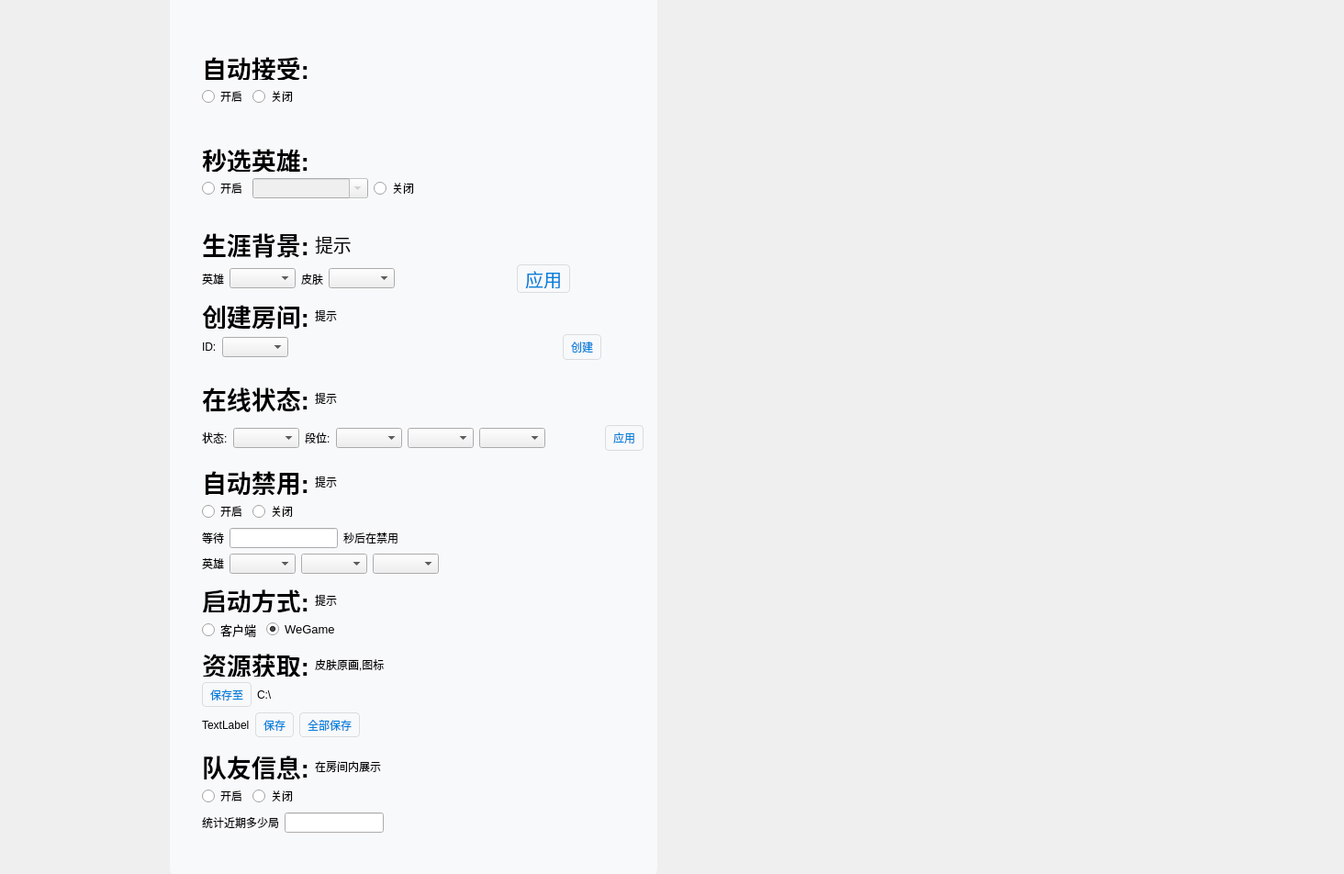
<?xml version="1.0" encoding="UTF-8"?>
<ui version="4.0">
 <class>widget</class>
 <widget class="QWidget" name="widget">
  <property name="geometry">
   <rect>
    <x>0</x>
    <y>0</y>
    <width>1464</width>
    <height>952</height>
   </rect>
  </property>
  <property name="windowTitle">
   <string>Form</string>
  </property>
  <widget class="QWidget" name="widget_2" native="true">
   <property name="enabled">
    <bool>true</bool>
   </property>
   <property name="geometry">
    <rect>
     <x>180</x>
     <y>-30</y>
     <width>541</width>
     <height>991</height>
    </rect>
   </property>
   <property name="styleSheet">
    <string notr="true">
QWidget#widget_2{
background-color:#f8f9fa;
border-radius:10px;
border: 5px, white;
margin: 5px;
}
QPushButton {
    color: #0081db;
    border: 1px solid #dadce0;
    padding: 4px 8px;
    border-radius: 4px;
}
QPushButton:!window {
    background: transparent;
}


</string>
   </property>
   <widget class="QWidget" name="">
    <property name="geometry">
     <rect>
      <x>40</x>
      <y>190</y>
      <width>261</width>
      <height>57</height>
     </rect>
    </property>
    <layout class="QVBoxLayout" name="verticalLayout_5">
     <item>
      <widget class="QLabel" name="label_9">
       <property name="font">
        <font>
         <pointsize>20</pointsize>
         <weight>75</weight>
         <bold>true</bold>
        </font>
       </property>
       <property name="text">
        <string>秒选英雄:</string>
       </property>
      </widget>
     </item>
     <item>
      <layout class="QHBoxLayout" name="horizontalLayout_6">
       <item>
        <widget class="QRadioButton" name="radioButton_5">
         <property name="text">
          <string>开启</string>
         </property>
        </widget>
       </item>
       <item>
        <widget class="QComboBox" name="herolist">
         <property name="enabled">
          <bool>false</bool>
         </property>
         <property name="contextMenuPolicy">
          <enum>Qt::ActionsContextMenu</enum>
         </property>
         <property name="editable">
          <bool>true</bool>
         </property>
         <property name="currentText">
          <string/>
         </property>
         <property name="sizeAdjustPolicy">
          <enum>QComboBox::AdjustToMinimumContentsLength</enum>
         </property>
         <property name="minimumContentsLength">
          <number>12</number>
         </property>
        </widget>
       </item>
       <item>
        <widget class="QRadioButton" name="radioButton_6">
         <property name="text">
          <string>关闭</string>
         </property>
        </widget>
       </item>
       <item>
        <spacer name="horizontalSpacer_4">
         <property name="orientation">
          <enum>Qt::Horizontal</enum>
         </property>
         <property name="sizeHint" stdset="0">
          <size>
           <width>40</width>
           <height>20</height>
          </size>
         </property>
        </spacer>
       </item>
      </layout>
     </item>
    </layout>
   </widget>
   <widget class="QWidget" name="">
    <property name="geometry">
     <rect>
      <x>40</x>
      <y>360</y>
      <width>435</width>
      <height>62</height>
     </rect>
    </property>
    <layout class="QVBoxLayout" name="verticalLayout_6">
     <item>
      <layout class="QHBoxLayout" name="horizontalLayout_8">
       <item>
        <widget class="QLabel" name="label_10">
         <property name="font">
          <font>
           <pointsize>20</pointsize>
           <weight>75</weight>
           <bold>true</bold>
          </font>
         </property>
         <property name="text">
          <string>创建房间:</string>
         </property>
        </widget>
       </item>
       <item>
        <widget class="QLabel" name="label_11">
         <property name="text">
          <string>提示</string>
         </property>
        </widget>
       </item>
       <item>
        <spacer name="horizontalSpacer_6">
         <property name="orientation">
          <enum>Qt::Horizontal</enum>
         </property>
         <property name="sizeHint" stdset="0">
          <size>
           <width>40</width>
           <height>20</height>
          </size>
         </property>
        </spacer>
       </item>
      </layout>
     </item>
     <item>
      <layout class="QHBoxLayout" name="horizontalLayout_7">
       <item>
        <widget class="QLabel" name="label_12">
         <property name="text">
          <string>ID:</string>
         </property>
        </widget>
       </item>
       <item>
        <widget class="QComboBox" name="comboBox_3"/>
       </item>
       <item>
        <spacer name="horizontalSpacer_5">
         <property name="orientation">
          <enum>Qt::Horizontal</enum>
         </property>
         <property name="sizeHint" stdset="0">
          <size>
           <width>40</width>
           <height>20</height>
          </size>
         </property>
        </spacer>
       </item>
       <item>
        <widget class="QPushButton" name="pushButton_3">
         <property name="text">
          <string>创建</string>
         </property>
        </widget>
       </item>
      </layout>
     </item>
    </layout>
   </widget>
   <widget class="QWidget" name="">
    <property name="geometry">
     <rect>
      <x>40</x>
      <y>440</y>
      <width>481</width>
      <height>81</height>
     </rect>
    </property>
    <layout class="QVBoxLayout" name="verticalLayout_7">
     <item>
      <layout class="QHBoxLayout" name="horizontalLayout_9">
       <item>
        <widget class="QLabel" name="label_13">
         <property name="font">
          <font>
           <pointsize>20</pointsize>
           <weight>75</weight>
           <bold>true</bold>
          </font>
         </property>
         <property name="text">
          <string>在线状态:</string>
         </property>
        </widget>
       </item>
       <item>
        <widget class="QLabel" name="label_14">
         <property name="text">
          <string>提示</string>
         </property>
        </widget>
       </item>
       <item>
        <spacer name="horizontalSpacer_7">
         <property name="orientation">
          <enum>Qt::Horizontal</enum>
         </property>
         <property name="sizeHint" stdset="0">
          <size>
           <width>40</width>
           <height>20</height>
          </size>
         </property>
        </spacer>
       </item>
      </layout>
     </item>
     <item>
      <layout class="QHBoxLayout" name="horizontalLayout_10">
       <item>
        <widget class="QLabel" name="label_15">
         <property name="text">
          <string>状态:</string>
         </property>
        </widget>
       </item>
       <item>
        <widget class="QComboBox" name="comboBox_7"/>
       </item>
       <item>
        <widget class="QLabel" name="label_16">
         <property name="text">
          <string>段位:</string>
         </property>
        </widget>
       </item>
       <item>
        <widget class="QComboBox" name="comboBox_4"/>
       </item>
       <item>
        <widget class="QComboBox" name="comboBox_5"/>
       </item>
       <item>
        <widget class="QComboBox" name="comboBox_6"/>
       </item>
       <item>
        <spacer name="horizontalSpacer_8">
         <property name="orientation">
          <enum>Qt::Horizontal</enum>
         </property>
         <property name="sizeHint" stdset="0">
          <size>
           <width>40</width>
           <height>20</height>
          </size>
         </property>
        </spacer>
       </item>
       <item>
        <widget class="QPushButton" name="pushButton_4">
         <property name="text">
          <string>应用</string>
         </property>
        </widget>
       </item>
      </layout>
     </item>
    </layout>
   </widget>
   <widget class="QWidget" name="">
    <property name="geometry">
     <rect>
      <x>40</x>
      <y>540</y>
      <width>331</width>
      <height>115</height>
     </rect>
    </property>
    <layout class="QVBoxLayout" name="verticalLayout">
     <item>
      <layout class="QHBoxLayout" name="horizontalLayout_11">
       <item>
        <widget class="QLabel" name="label_4">
         <property name="font">
          <font>
           <pointsize>20</pointsize>
           <weight>75</weight>
           <bold>true</bold>
          </font>
         </property>
         <property name="text">
          <string>自动禁用:</string>
         </property>
        </widget>
       </item>
       <item>
        <widget class="QLabel" name="label_17">
         <property name="text">
          <string>提示</string>
         </property>
        </widget>
       </item>
       <item>
        <spacer name="horizontalSpacer_9">
         <property name="orientation">
          <enum>Qt::Horizontal</enum>
         </property>
         <property name="sizeHint" stdset="0">
          <size>
           <width>40</width>
           <height>20</height>
          </size>
         </property>
        </spacer>
       </item>
      </layout>
     </item>
     <item>
      <layout class="QHBoxLayout" name="horizontalLayout_14">
       <item>
        <widget class="QRadioButton" name="radioButton_7">
         <property name="text">
          <string>开启</string>
         </property>
        </widget>
       </item>
       <item>
        <widget class="QRadioButton" name="radioButton_8">
         <property name="text">
          <string>关闭</string>
         </property>
        </widget>
       </item>
       <item>
        <spacer name="horizontalSpacer_12">
         <property name="orientation">
          <enum>Qt::Horizontal</enum>
         </property>
         <property name="sizeHint" stdset="0">
          <size>
           <width>40</width>
           <height>20</height>
          </size>
         </property>
        </spacer>
       </item>
      </layout>
     </item>
     <item>
      <layout class="QHBoxLayout" name="horizontalLayout_12">
       <item>
        <widget class="QLabel" name="label_19">
         <property name="text">
          <string>等待</string>
         </property>
        </widget>
       </item>
       <item>
        <widget class="QLineEdit" name="lineEdit"/>
       </item>
       <item>
        <widget class="QLabel" name="label_20">
         <property name="text">
          <string>秒后在禁用</string>
         </property>
        </widget>
       </item>
       <item>
        <spacer name="horizontalSpacer_11">
         <property name="orientation">
          <enum>Qt::Horizontal</enum>
         </property>
         <property name="sizeHint" stdset="0">
          <size>
           <width>40</width>
           <height>20</height>
          </size>
         </property>
        </spacer>
       </item>
      </layout>
     </item>
     <item>
      <layout class="QHBoxLayout" name="horizontalLayout_13">
       <item>
        <widget class="QLabel" name="label_18">
         <property name="text">
          <string>英雄</string>
         </property>
        </widget>
       </item>
       <item>
        <widget class="QComboBox" name="comboBox_8"/>
       </item>
       <item>
        <widget class="QComboBox" name="comboBox_9"/>
       </item>
       <item>
        <widget class="QComboBox" name="comboBox_10"/>
       </item>
       <item>
        <spacer name="horizontalSpacer_10">
         <property name="orientation">
          <enum>Qt::Horizontal</enum>
         </property>
         <property name="sizeHint" stdset="0">
          <size>
           <width>40</width>
           <height>20</height>
          </size>
         </property>
        </spacer>
       </item>
      </layout>
     </item>
    </layout>
   </widget>
   <widget class="QWidget" name="">
    <property name="geometry">
     <rect>
      <x>40</x>
      <y>670</y>
      <width>220</width>
      <height>59</height>
     </rect>
    </property>
    <layout class="QVBoxLayout" name="verticalLayout_8">
     <item>
      <layout class="QHBoxLayout" name="horizontalLayout_2">
       <item>
        <widget class="QLabel" name="label">
         <property name="font">
          <font>
           <pointsize>20</pointsize>
           <weight>75</weight>
           <bold>true</bold>
          </font>
         </property>
         <property name="text">
          <string>启动方式:</string>
         </property>
        </widget>
       </item>
       <item>
        <widget class="QLabel" name="label_21">
         <property name="text">
          <string>提示</string>
         </property>
        </widget>
       </item>
       <item>
        <spacer name="horizontalSpacer_14">
         <property name="orientation">
          <enum>Qt::Horizontal</enum>
         </property>
         <property name="sizeHint" stdset="0">
          <size>
           <width>40</width>
           <height>20</height>
          </size>
         </property>
        </spacer>
       </item>
      </layout>
     </item>
     <item>
      <layout class="QHBoxLayout" name="horizontalLayout_15">
       <item>
        <widget class="QRadioButton" name="radioButton_2">
         <property name="font">
          <font>
           <pointsize>10</pointsize>
          </font>
         </property>
         <property name="text">
          <string>客户端</string>
         </property>
         <property name="iconSize">
          <size>
           <width>22</width>
           <height>16</height>
          </size>
         </property>
         <property name="checked">
          <bool>false</bool>
         </property>
         <property name="autoRepeat">
          <bool>false</bool>
         </property>
         <property name="autoExclusive">
          <bool>true</bool>
         </property>
         <property name="autoRepeatDelay">
          <number>100</number>
         </property>
         <property name="autoRepeatInterval">
          <number>10</number>
         </property>
        </widget>
       </item>
       <item>
        <widget class="QRadioButton" name="radioButton">
         <property name="font">
          <font>
           <pointsize>10</pointsize>
          </font>
         </property>
         <property name="text">
          <string>WeGame</string>
         </property>
         <property name="checkable">
          <bool>true</bool>
         </property>
         <property name="checked">
          <bool>true</bool>
         </property>
        </widget>
       </item>
       <item>
        <spacer name="horizontalSpacer_13">
         <property name="orientation">
          <enum>Qt::Horizontal</enum>
         </property>
         <property name="sizeHint" stdset="0">
          <size>
           <width>40</width>
           <height>20</height>
          </size>
         </property>
        </spacer>
       </item>
      </layout>
     </item>
    </layout>
   </widget>
   <widget class="QWidget" name="">
    <property name="geometry">
     <rect>
      <x>40</x>
      <y>740</y>
      <width>266</width>
      <height>93</height>
     </rect>
    </property>
    <layout class="QVBoxLayout" name="verticalLayout_3">
     <item>
      <layout class="QHBoxLayout" name="horizontalLayout_3">
       <item>
        <widget class="QLabel" name="label_22">
         <property name="font">
          <font>
           <pointsize>20</pointsize>
           <weight>75</weight>
           <bold>true</bold>
          </font>
         </property>
         <property name="text">
          <string>资源获取:</string>
         </property>
        </widget>
       </item>
       <item>
        <widget class="QLabel" name="label_23">
         <property name="text">
          <string>皮肤原画,图标</string>
         </property>
        </widget>
       </item>
       <item>
        <spacer name="horizontalSpacer_17">
         <property name="orientation">
          <enum>Qt::Horizontal</enum>
         </property>
         <property name="sizeHint" stdset="0">
          <size>
           <width>40</width>
           <height>20</height>
          </size>
         </property>
        </spacer>
       </item>
      </layout>
     </item>
     <item>
      <layout class="QHBoxLayout" name="horizontalLayout_17">
       <item>
        <widget class="QPushButton" name="pushButton_5">
         <property name="text">
          <string>保存至</string>
         </property>
        </widget>
       </item>
       <item>
        <widget class="QLabel" name="label_26">
         <property name="text">
          <string>C:\</string>
         </property>
        </widget>
       </item>
       <item>
        <spacer name="horizontalSpacer_16">
         <property name="orientation">
          <enum>Qt::Horizontal</enum>
         </property>
         <property name="sizeHint" stdset="0">
          <size>
           <width>40</width>
           <height>20</height>
          </size>
         </property>
        </spacer>
       </item>
      </layout>
     </item>
     <item>
      <layout class="QHBoxLayout" name="horizontalLayout_16">
       <item>
        <widget class="QLabel" name="label_25">
         <property name="text">
          <string>TextLabel</string>
         </property>
        </widget>
       </item>
       <item>
        <widget class="QPushButton" name="pushButton_2">
         <property name="text">
          <string>保存</string>
         </property>
        </widget>
       </item>
       <item>
        <widget class="QPushButton" name="pushButton">
         <property name="text">
          <string>全部保存</string>
         </property>
        </widget>
       </item>
       <item>
        <spacer name="horizontalSpacer_15">
         <property name="orientation">
          <enum>Qt::Horizontal</enum>
         </property>
         <property name="sizeHint" stdset="0">
          <size>
           <width>40</width>
           <height>20</height>
          </size>
         </property>
        </spacer>
       </item>
      </layout>
     </item>
    </layout>
   </widget>
   <widget class="QWidget" name="">
    <property name="geometry">
     <rect>
      <x>40</x>
      <y>850</y>
      <width>273</width>
      <height>87</height>
     </rect>
    </property>
    <layout class="QVBoxLayout" name="verticalLayout_9">
     <item>
      <layout class="QHBoxLayout" name="horizontalLayout_18">
       <item>
        <widget class="QLabel" name="label_27">
         <property name="font">
          <font>
           <pointsize>20</pointsize>
           <weight>75</weight>
           <bold>true</bold>
          </font>
         </property>
         <property name="text">
          <string>队友信息:</string>
         </property>
        </widget>
       </item>
       <item>
        <widget class="QLabel" name="label_24">
         <property name="text">
          <string>在房间内展示</string>
         </property>
        </widget>
       </item>
       <item>
        <spacer name="horizontalSpacer_18">
         <property name="orientation">
          <enum>Qt::Horizontal</enum>
         </property>
         <property name="sizeHint" stdset="0">
          <size>
           <width>40</width>
           <height>20</height>
          </size>
         </property>
        </spacer>
       </item>
      </layout>
     </item>
     <item>
      <layout class="QHBoxLayout" name="horizontalLayout_19">
       <item>
        <widget class="QRadioButton" name="radioButton_9">
         <property name="text">
          <string>开启</string>
         </property>
        </widget>
       </item>
       <item>
        <widget class="QRadioButton" name="radioButton_10">
         <property name="text">
          <string>关闭</string>
         </property>
        </widget>
       </item>
       <item>
        <spacer name="horizontalSpacer_19">
         <property name="orientation">
          <enum>Qt::Horizontal</enum>
         </property>
         <property name="sizeHint" stdset="0">
          <size>
           <width>40</width>
           <height>20</height>
          </size>
         </property>
        </spacer>
       </item>
      </layout>
     </item>
     <item>
      <layout class="QHBoxLayout" name="horizontalLayout_20">
       <item>
        <widget class="QLabel" name="label_2">
         <property name="text">
          <string>统计近期多少局</string>
         </property>
        </widget>
       </item>
       <item>
        <widget class="QLineEdit" name="lineEdit_2"/>
       </item>
       <item>
        <spacer name="horizontalSpacer_20">
         <property name="orientation">
          <enum>Qt::Horizontal</enum>
         </property>
         <property name="sizeHint" stdset="0">
          <size>
           <width>40</width>
           <height>20</height>
          </size>
         </property>
        </spacer>
       </item>
      </layout>
     </item>
    </layout>
   </widget>
   <widget class="QWidget" name="">
    <property name="geometry">
     <rect>
      <x>40</x>
      <y>90</y>
      <width>150</width>
      <height>57</height>
     </rect>
    </property>
    <layout class="QVBoxLayout" name="verticalLayout_4">
     <item>
      <widget class="QLabel" name="label_8">
       <property name="font">
        <font>
         <pointsize>20</pointsize>
         <weight>75</weight>
         <bold>true</bold>
        </font>
       </property>
       <property name="text">
        <string>自动接受:</string>
       </property>
      </widget>
     </item>
     <item>
      <layout class="QHBoxLayout" name="horizontalLayout_5">
       <item>
        <widget class="QRadioButton" name="radioButton_3">
         <property name="text">
          <string>开启</string>
         </property>
        </widget>
       </item>
       <item>
        <widget class="QRadioButton" name="radioButton_4">
         <property name="text">
          <string>关闭</string>
         </property>
        </widget>
       </item>
       <item>
        <spacer name="horizontalSpacer_3">
         <property name="orientation">
          <enum>Qt::Horizontal</enum>
         </property>
         <property name="sizeHint" stdset="0">
          <size>
           <width>40</width>
           <height>20</height>
          </size>
         </property>
        </spacer>
       </item>
      </layout>
     </item>
    </layout>
   </widget>
   <widget class="QWidget" name="">
    <property name="geometry">
     <rect>
      <x>40</x>
      <y>280</y>
      <width>401</width>
      <height>69</height>
     </rect>
    </property>
    <layout class="QVBoxLayout" name="verticalLayout_2">
     <item>
      <layout class="QHBoxLayout" name="horizontalLayout">
       <item>
        <widget class="QLabel" name="label_3">
         <property name="font">
          <font>
           <pointsize>20</pointsize>
           <weight>75</weight>
           <bold>true</bold>
          </font>
         </property>
         <property name="text">
          <string>生涯背景:</string>
         </property>
        </widget>
       </item>
       <item>
        <widget class="QLabel" name="label_5">
         <property name="font">
          <font>
           <pointsize>15</pointsize>
          </font>
         </property>
         <property name="text">
          <string>提示</string>
         </property>
        </widget>
       </item>
       <item>
        <spacer name="horizontalSpacer_2">
         <property name="orientation">
          <enum>Qt::Horizontal</enum>
         </property>
         <property name="sizeHint" stdset="0">
          <size>
           <width>40</width>
           <height>20</height>
          </size>
         </property>
        </spacer>
       </item>
      </layout>
     </item>
     <item>
      <layout class="QHBoxLayout" name="horizontalLayout_4">
       <item>
        <widget class="QLabel" name="label_6">
         <property name="text">
          <string>英雄</string>
         </property>
        </widget>
       </item>
       <item>
        <widget class="QComboBox" name="comboBox"/>
       </item>
       <item>
        <widget class="QLabel" name="label_7">
         <property name="text">
          <string>皮肤</string>
         </property>
        </widget>
       </item>
       <item>
        <widget class="QComboBox" name="comboBox_2"/>
       </item>
       <item>
        <spacer name="horizontalSpacer">
         <property name="orientation">
          <enum>Qt::Horizontal</enum>
         </property>
         <property name="sizeHint" stdset="0">
          <size>
           <width>40</width>
           <height>20</height>
          </size>
         </property>
        </spacer>
       </item>
       <item>
        <widget class="QPushButton" name="pushButton_6">
         <property name="font">
          <font>
           <pointsize>15</pointsize>
          </font>
         </property>
         <property name="text">
          <string>应用</string>
         </property>
        </widget>
       </item>
      </layout>
     </item>
    </layout>
   </widget>
  </widget>
 </widget>
 <resources/>
 <connections/>
</ui>
